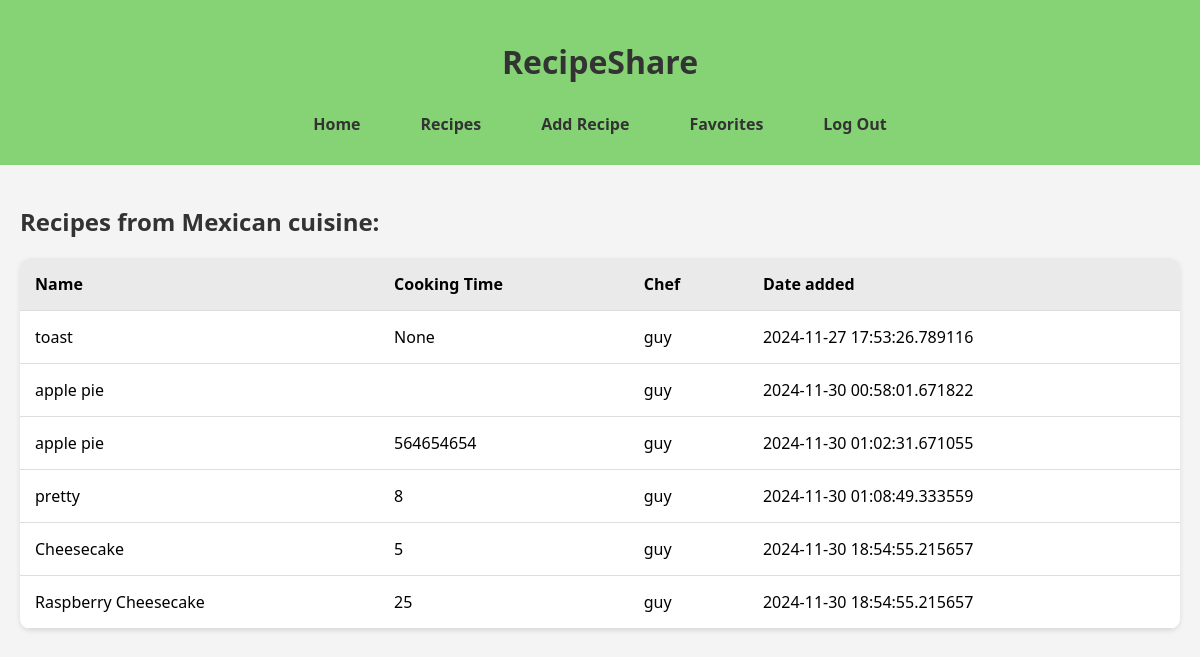
Page /cuisine/1 (signed in) on the committed database.
### models.py (models this page shows, shortened)
class Cuisine(db.Model):
    __tablename__ = 'cuisines'
    cuisine_id = db.mapped_column(db.Integer, primary_key=True)
    cuisine_name = db.mapped_column(db.String(50))
    recipes = db.relationship('Recipe', back_populates='cuisine')

class Recipe(db.Model):
    __tablename__ = 'recipes'
    recipe_id = db.mapped_column(db.Integer, primary_key=True)
    recipe_name = db.mapped_column(db.String(500))
    ingredients = db.mapped_column(db.String(1000))
    method = db.mapped_column(db.String(5000))
    total_time = db.mapped_column(db.Integer)
    date_added = db.mapped_column(db.DateTime, default=datetime.now(timezone.utc))
    chef_id = db.mapped_column(db.Integer, db.ForeignKey('users.user_id'), nullable=False)
    cuisine_id = db.mapped_column(db.Integer, db.ForeignKey('cuisines.cuisine_id'), nullable=False)
    chef = db.relationship('User', back_populates='recipes')
    cuisine = db.relationship('Cuisine', back_populates='recipes')
    favorites = db.relationship('Favorite', back_populates='recipe')

class User(UserMixin, db.Model):
    __tablename__ = 'users'
    user_id = db.mapped_column(db.Integer, primary_key=True)
    username = db.mapped_column(db.String(50), unique=True)
    is_chef = db.mapped_column(db.Boolean, default=False)
    recipes = db.relationship('Recipe', back_populates='chef')
    favorites = db.relationship('Favorite', back_populates='user')

### app.py (the view)
@app.route('/cuisine/<int:cuisine_id>')
def cuisine_category(cuisine_id):
    cuisine = Cuisine.query.get_or_404(cuisine_id)
    return render_template('cuisine.html', cuisine=cuisine)

### app.py (called while the page is built)
@login_manager.user_loader
def load_user(user_id):
    return User.query.get(int(user_id))

### templates/cuisine.html
{% extends 'base.html' %}
{% block content %}
    <h2>Recipes from {{cuisine.cuisine_name}} cuisine:</h2>
    <table>
        <thead>
            <tr>
                <th scope="col">Name</th>
                <th scope="col">Cooking Time</th>
                <th scope="col">Chef</th>
                <th scope="col">Date added</th>
            </tr>
        </thead>
        <tbody>
            {% for recipe in cuisine.recipes %}
            <tr>
                <td>
                    <a href="{{ url_for('recipe', recipe_id=recipe.recipe_id) }}">
                        {{recipe.recipe_name}}
                    </a>
                </td>
                <td>{{recipe.total_time}}</td>
                <td>{{recipe.chef.username}}</td>
                <td>{{recipe.date_added}}</td>
            </tr>
            {% else %}
            <tr>
                <td colspan="4">No recipes found in the {{cuisine.cuisine_name}} section</td>
            </tr>
            {% endfor %}
        </tbody>
    </table>
{% endblock %}

### static/style.css (style rules this page uses)
* { box-sizing: border-box; }
body { padding: 0; font-family: 'Segoe UI', Tahoma, Geneva, Verdana, sans-serif; background-color: #f4f4f4; margin: 0px; }
h1, h2, h3, h4, h5, h6, p { margin: 20px 0; color: #333; }
table { width: 100%; border-collapse: collapse; margin-top: 20px; background-color: #fff; border-radius: 10px; overflow: hidden; box-shadow: 0 2px 5px rgba(0,0,0,0.1); }
table th, table td { padding: 15px; text-align: left; }
table thead { background-color: #eaeaea; }
table tr { border-bottom: 1px solid #ddd; transition: background-color 0.2s; }
table a { text-decoration: none; color: inherit; }

### rows in the picture
Cuisine: cuisine_name "Mexican"
Recipe: recipe_name "toast", total_time "None", chef.username "guy", date_added "2024-11-27 17:53:26.789116"
Recipe: recipe_name "apple pie", chef.username "guy", date_added "2024-11-30 00:58:01.671822"
Recipe: recipe_name "apple pie", total_time "564654654", chef.username "guy", date_added "2024-11-30 01:02:31.671055"
Recipe: recipe_name "pretty", total_time "8", chef.username "guy", date_added "2024-11-30 01:08:49.333559"
Recipe: recipe_name "Cheesecake", total_time "5", chef.username "guy", date_added "2024-11-30 18:54:55.215657"
Recipe: recipe_name "Raspberry Cheesecake", total_time "25", chef.username "guy", date_added "2024-11-30 18:54:55.215657"
